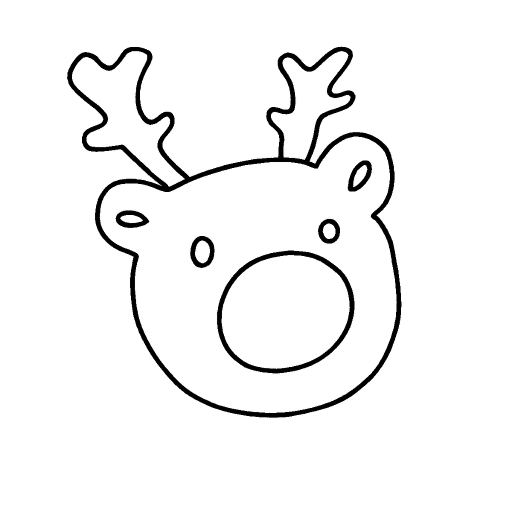
#> input picture frontend/basic_print/custom/2.png, 1024 x 1024 px, found by its file name (shown at 1/2 size)
$ python image_cv.py
#> lines starting #> are read from the running program, lines starting #| are printed output that depends on the picture; after the words box and inside, x2 and y2 are one past the last pixel; in counts of white or black regions, pixels touching at a corner belong together
#!/usr/bin/env python3
import cv2
import numpy as np
import os
import firebase_admin
from firebase_admin import credentials, db

# ============================
# 1. 설정 (Configuration)
# ============================
IMAGE_PATH = "/home/dell/rokey_robot_arm/frontend/basic_print/custom/2.png"
OUTPUT_DIR = "/home/dell/rokey_robot_arm/frontend/basic_print/custom/output"
CSV_POINTS = os.path.join(OUTPUT_DIR, "robot_path_points.csv")
CSV_BREAKS = os.path.join(OUTPUT_DIR, "contour_lengths.csv")
os.makedirs(OUTPUT_DIR, exist_ok=True)

# [🔥 Firebase 설정]
FIREBASE_KEY_PATH = "/home/dell/rokey_robot_arm/backend/rokey-ad6ec-firebase-adminsdk-fbsvc-848d4f8c3c.json"
FIREBASE_DB_URL = "https://rokey-ad6ec-default-rtdb.asia-southeast1.firebasedatabase.app"
FIREBASE_NODE = "test_drawing"  # DB 내 저장될 노드 이름

# 로봇 기준 파라미터
CAKE_DIAMETER_MM = 300.0
ROBOT_CENTER_X = 0.0
ROBOT_CENTER_Y = 0.0
ROBOT_CENTER_Z = -155.0
FLIP_Y_AXIS = True

# 이미지 전처리 파라미터
TARGET_SIZE_PX = 480

# [⭐ 중복선 제거 설정]
DEDUP_THICKNESS_PX = 6
DEDUP_OVERLAP_RATIO = 0.6

# 좌표 보정 파라미터
APPROX_EPSILON = 1.0
SMOOTHING_ITERATIONS = 2
RESAMPLE_STEP_PX = 2.0
MIN_PERIMETER = 40

# 끊긴 선 연결 설정
MAX_CONNECTION_GAP_PX = 15.0
FORCE_CONNECT_GAP_PX = 5.0

# 시각화
SHOW_PREVIEW = True

# ============================
# 2. Firebase 유틸리티
# ============================
def init_firebase():
    """Firebase 앱 초기화 (중복 초기화 방지)"""
    if not firebase_admin._apps:
        try:
            cred = credentials.Certificate(FIREBASE_KEY_PATH)
            firebase_admin.initialize_app(cred, {
                'databaseURL': FIREBASE_DB_URL
            })
            print("🔥 Firebase 연결 성공!")
        except Exception as e:
            print(f"❌ Firebase 연결 실패: {e}")
            return False
    return True

def upload_paths_to_firebase(paths_xyz):
    """
    Numpy 좌표 데이터를 Firebase에 업로드하기 좋은 JSON 형태로 변환하여 전송
    구조: [
        [{x:1, y:2, z:3}, {x:4, y:5, z:6}, ...],  # 획 1
        [{x:7, y:8, z:9}, ...],                   # 획 2
        ...
    ]
    """
    formatted_data = []

    for path in paths_xyz:
        stroke_points = []
        for point in path:
            # numpy float32 -> native python float 변환 필수 (JSON 직렬화 위해)
            stroke_points.append({
                "x": float(point[0]),
                "y": float(point[1]),
                "z": float(point[2])
            })
        formatted_data.append(stroke_points)

    try:
        ref = db.reference(FIREBASE_NODE)
        ref.set(formatted_data) # 기존 데이터 덮어쓰기 (set)
        print(f"🔥 Firebase 업로드 완료! (총 {len(formatted_data)}개의 획)")
    except Exception as e:
        print(f"❌ 데이터 업로드 실패: {e}")

# ============================
# 3. 이미지 처리 유틸리티 (Math)
# ============================
def resample_polyline(pts, step):
    if len(pts) < 2: return pts
    diffs = pts[1:] - pts[:-1]
    seglens = np.sqrt((diffs**2).sum(axis=1))
    total = seglens.sum()
    if total < 1e-6: return pts

    n = max(2, int(total / step) + 1)
    dist = np.linspace(0, total, n)
    cum = np.concatenate([[0], np.cumsum(seglens)])
    out = []
    j = 0
    for d in dist:
        while j < len(cum)-2 and d > cum[j+1]: j += 1
        d0, d1 = cum[j], cum[j+1]
        t = (d - d0) / max(d1 - d0, 1e-9)
        p = pts[j] * (1 - t) + pts[j+1] * t
        out.append(p)
    return np.array(out, dtype=np.float32)

def smooth_polyline(points, iterations=1):
    if len(points) < 3 or iterations <= 0: return points
    smoothed = points.copy()
    for _ in range(iterations):
        temp = smoothed.copy()
        temp[1:-1] = 0.25 * smoothed[:-2] + 0.5 * smoothed[1:-1] + 0.25 * smoothed[2:]
        smoothed = temp
    return smoothed

def dist2(a, b):
    return (a[0]-b[0])**2 + (a[1]-b[1])**2

# ============================
# 4. 중복 제거 및 연결 알고리즘
# ============================
def remove_overlapping_contours(contours, w, h, thickness=5, overlap_thresh=0.6):
    if not contours: return []
    sorted_contours = sorted(contours, key=lambda x: cv2.arcLength(x.reshape(-1,2).astype(np.float32), False), reverse=True)
    kept_contours = []
    occupancy_map = np.zeros((h, w), dtype=np.uint8)

    for cnt in sorted_contours:
        pts = cnt.reshape(-1, 2).astype(np.int32)
        pts[:, 0] = np.clip(pts[:, 0], 0, w-1)
        pts[:, 1] = np.clip(pts[:, 1], 0, h-1)

        overlap_count = 0
        total_points = len(pts)
        if total_points == 0: continue

        pixel_values = occupancy_map[pts[:, 1], pts[:, 0]]
        overlap_count = np.count_nonzero(pixel_values)
        overlap_ratio = overlap_count / total_points

        if overlap_ratio < overlap_thresh:
            kept_contours.append(cnt)
            cv2.polylines(occupancy_map, [pts], False, 255, thickness=thickness)
    return kept_contours

def connect_broken_contours_smart(contours, max_gap, force_gap):
    if not contours: return []
    pool = [c.reshape(-1, 2) for c in contours]
    merged = []

    while pool:
        current = list(pool.pop(0))
        while True:
            head, tail = current[0], current[-1]
            best_idx, best_mode, min_dist = -1, "", max_gap

            for i, other in enumerate(pool):
                o_head, o_tail = other[0], other[-1]
                d_th = np.linalg.norm(tail - o_head)
                d_tt = np.linalg.norm(tail - o_tail)
                d_ht = np.linalg.norm(head - o_tail)
                d_hh = np.linalg.norm(head - o_head)

                if d_th < min_dist: min_dist, best_idx, best_mode = d_th, i, 'th'
                if d_tt < min_dist: min_dist, best_idx, best_mode = d_tt, i, 'tt'
                if d_ht < min_dist: min_dist, best_idx, best_mode = d_ht, i, 'ht'
                if d_hh < min_dist: min_dist, best_idx, best_mode = d_hh, i, 'hh'

            if best_idx != -1:
                match = list(pool.pop(best_idx))
                if best_mode == 'th': current.extend(match)
                elif best_mode == 'tt': current.extend(match[::-1])
                elif best_mode == 'ht': current = match + current
                elif best_mode == 'hh': current = match[::-1] + current
            else:
                break
        merged.append(np.array(current, dtype=np.float32))
    return merged

def sort_contours_nearest(contours):
    if not contours: return []
    lengths = [len(c) for c in contours]
    start_idx = np.argmax(lengths)
    ordered = [contours[start_idx]]
    remaining = [c for i, c in enumerate(contours) if i != start_idx]
    current_pt = ordered[-1][-1]

    while remaining:
        best_idx, best_dist, reverse_flag = -1, float('inf'), False
        for i, cnt in enumerate(remaining):
            d_start = dist2(current_pt, cnt[0])
            d_end = dist2(current_pt, cnt[-1])
            if d_start < best_dist: best_dist, best_idx, reverse_flag = d_start, i, False
            if d_end < best_dist: best_dist, best_idx, reverse_flag = d_end, i, True

        nxt = remaining.pop(best_idx)
        if reverse_flag: nxt = nxt[::-1]
        ordered.append(nxt)
        current_pt = ordered[-1][-1]
    return ordered

# ============================
# 5. 전처리 및 스켈레톤
# ============================
def preprocess_image_smart(img_gray, target_size):
    h, w = img_gray.shape
    scale = target_size / max(h, w)
    new_w, new_h = int(w * scale), int(h * scale)
    resized = cv2.resize(img_gray, (new_w, new_h), interpolation=cv2.INTER_AREA)
    canvas = np.full((target_size, target_size), 255, dtype=np.uint8)
    x_off, y_off = (target_size - new_w)//2, (target_size - new_h)//2
    canvas[y_off:y_off+new_h, x_off:x_off+new_w] = resized
    _, binary = cv2.threshold(canvas, 127, 255, cv2.THRESH_BINARY_INV | cv2.THRESH_OTSU)
    binary = cv2.morphologyEx(binary, cv2.MORPH_CLOSE, np.ones((3,3), np.uint8))
    return binary

def get_skeleton(binary_img):
    if hasattr(cv2, "ximgproc") and hasattr(cv2.ximgproc, "thinning"):
        try:
            return cv2.ximgproc.thinning(binary_img, thinningType=cv2.ximgproc.THINNING_ZHANGSUEN)
        except: pass

    skel = np.zeros_like(binary_img)
    temp = binary_img.copy()
    cross = cv2.getStructuringElement(cv2.MORPH_CROSS, (3,3))
    while cv2.countNonZero(temp) > 0:
        eroded = cv2.erode(temp, cross)
        opened = cv2.dilate(eroded, cross)
        subset = cv2.subtract(temp, opened)
        skel = cv2.bitwise_or(skel, subset)
        temp = eroded
    return skel

def normalize_uv(pts, w, h):
    uv = np.zeros_like(pts, dtype=np.float32)
    uv[:,0] = (pts[:,0] - w/2) / (w/2)
    uv[:,1] = (pts[:,1] - h/2) / (h/2)
    if FLIP_Y_AXIS: uv[:,1] *= -1
    return uv

def uv_to_robot(uv):
    R = CAKE_DIAMETER_MM / 2
    X = ROBOT_CENTER_X + uv[:,0] * R
    Y = ROBOT_CENTER_Y + uv[:,1] * R
    Z = np.full(len(uv), ROBOT_CENTER_Z)
    return np.stack([X,Y,Z], axis=1)

# ============================
# 6. 메인 실행
# ============================
def main():
    # Firebase 초기화
    init_firebase()

    img = cv2.imread(IMAGE_PATH, cv2.IMREAD_GRAYSCALE)
    if img is None:
        print(f"❌ 이미지를 찾을 수 없습니다: {IMAGE_PATH}")
        return

    # 1. 전처리 (Resize + Threshold)
    proc_img = preprocess_image_smart(img, TARGET_SIZE_PX)
#> in preprocess_image_smart, `resized = cv2.resize(img_gray, (new_w, new_h), interpolation=cv2.INTER..`:
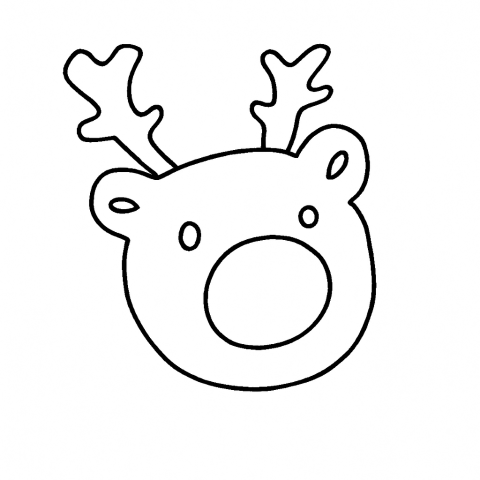
#> resized: shape (480, 480); min 0, max 255, mean 243.4
#> in preprocess_image_smart, `_, binary = cv2.threshold(canvas, 127, 255, cv2.THRESH_BINARY_INV | cv..`:
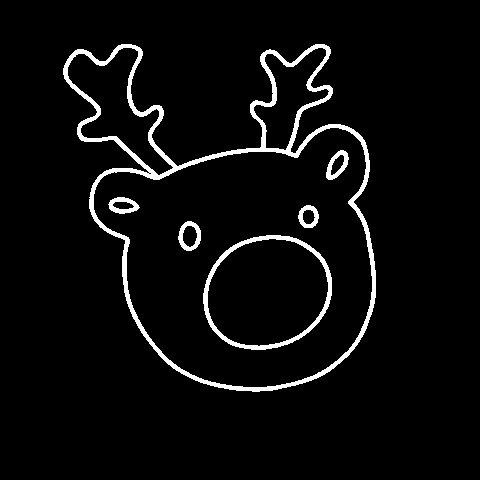
#> binary: shape (480, 480); 4.5% white; 6 white regions, box (x1, y1, x2, y2) and area: (63, 44, 376, 392) 7615, (203, 235, 332, 350) 1652, (178, 221, 201, 251) 310, (326, 150, 349, 180) 298, (108, 197, 140, 214) 279, (298, 205, 319, 228) 245
    H, W = proc_img.shape

    # 2. 스켈레톤 (뼈대 추출)
    skel = get_skeleton(proc_img)
#> in get_skeleton, `return cv2.ximgproc.thinning(binary_img, thinningType=cv2.ximgproc.THI..`:
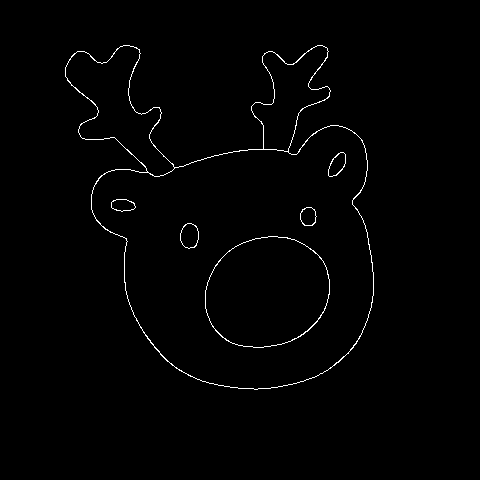
#> returned value: shape (480, 480); 1% white in thin lines or dots, all inside (x1, y1, x2, y2) = (65, 45, 374, 390)

    # 3. 기본 컨투어 추출 및 보정
    contours, _ = cv2.findContours(skel, cv2.RETR_LIST, cv2.CHAIN_APPROX_NONE)
#> contours = 14 contours; largest, box (x1, y1, x2, y2) and area: (65, 45, 374, 390) 64473, (91, 125, 374, 390) 53929, (205, 236, 330, 348) 10888, (205, 236, 330, 348) 10840, (65, 45, 175, 177) 6198
    raw_contours = []
    for cnt in contours:
        if cv2.arcLength(cnt, False) < MIN_PERIMETER: continue
        pts = cnt.reshape(-1, 2).astype(np.float32)
        pts = cv2.approxPolyDP(pts, APPROX_EPSILON, False).reshape(-1, 2)
        pts = resample_polyline(pts, RESAMPLE_STEP_PX)
        pts = smooth_polyline(pts, SMOOTHING_ITERATIONS)
        pts = resample_polyline(pts, RESAMPLE_STEP_PX)
        if len(pts) > 1: raw_contours.append(pts)
#> this loop made 14 passes
#> after the loop, raw_contours = 14 point arrays, longest 821 points

    print(f"🔹 1차 추출 개수: {len(raw_contours)}")
#| 🔹 1차 추출 개수: 14

    # 4. 중복선 제거
    unique_contours = remove_overlapping_contours(
        raw_contours, W, H,
        thickness=DEDUP_THICKNESS_PX,
        overlap_thresh=DEDUP_OVERLAP_RATIO
    )
#> the loop in remove_overlapping_contours, `for cnt in sorted_contours:` made 14 passes
#> (overlap_count, total_points, overlap_ratio) on passes 1 to 8: (0, 821, 0), (439, 463, 0.948), (216, 229, 0.943), (0, 186, 0), (186, 186, 1), (171, 182, 0.94), (0, 34, 0), (32, 32, 1)
#> after the loop in remove_overlapping_contours, `for cnt in sorted_contours:`:
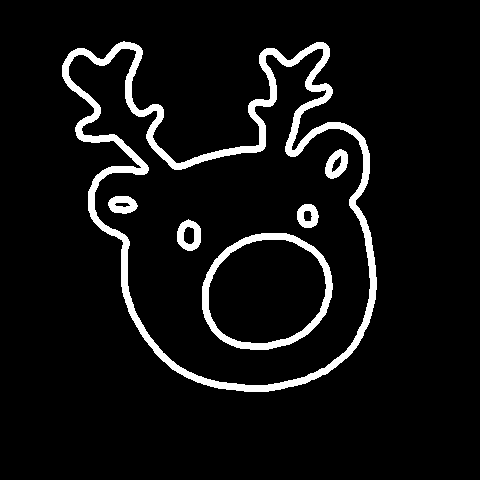
#> occupancy_map: shape (480, 480); 6.7% white; 6 white regions, box (x1, y1, x2, y2) and area: (62, 41, 377, 392) 11242, (202, 233, 333, 350) 2557, (177, 219, 201, 251) 460, (325, 149, 348, 179) 423, (108, 196, 138, 214) 380, (297, 204, 319, 228) 359
#> after the loop in remove_overlapping_contours, `for cnt in sorted_contours:`: kept_contours = 6 point arrays, longest 821 points
#> unique_contours = 6 point arrays, longest 821 points
    print(f"🔹 중복 제거 후 개수: {len(unique_contours)}")
#| 🔹 중복 제거 후 개수: 6

    # 5. 끊긴 선 연결
    connected_contours = connect_broken_contours_smart(
        unique_contours,
        max_gap=MAX_CONNECTION_GAP_PX,
        force_gap=FORCE_CONNECT_GAP_PX
    )
#> the loop in connect_broken_contours_smart, `while pool:` made 6 passes
#> connected_contours = 6 point arrays, longest 821 points
    print(f"🔹 연결 후 개수: {len(connected_contours)}")
#| 🔹 연결 후 개수: 6

    # 6. 정렬
    final_contours = sort_contours_nearest(connected_contours)
#> in sort_contours_nearest, `lengths = [len(c) for c in contours]`: lengths = [821, 186, 34, 31, 28, 27]
#> in sort_contours_nearest, `start_idx = np.argmax(lengths)`: start_idx = 0
#> in sort_contours_nearest, `ordered = [contours[start_idx]]`: ordered = 1 point arrays, longest 821 points
#> in sort_contours_nearest, `remaining = [c for i, c in enumerate(contours) if i != start_idx]`: remaining = 5 point arrays, longest 186 points
#> in sort_contours_nearest, `current_pt = ordered[-1][-1]`: current_pt = [124, 45]
#> the loop in sort_contours_nearest, `while remaining:` made 5 passes
#> current_pt on passes 1 to 5: [116, 199], [188, 223], [269, 236], [307, 207], [341, 152]
#> after the loop in sort_contours_nearest, `while remaining:`: ordered = 6 point arrays, longest 821 points
#> final_contours = 6 point arrays, longest 821 points
    print(f"🔹 최종 경로 개수: {len(final_contours)}")
#| 🔹 최종 경로 개수: 6

    # 7. 데이터 변환 및 시각화
    paths_xyz = []
    lengths = []
    vis = cv2.cvtColor(proc_img, cv2.COLOR_GRAY2BGR)
#> vis: shape (480, 480, 3); 4.5% white; 6 white regions, box (x1, y1, x2, y2) and area: (63, 44, 376, 392) 7644, (203, 235, 332, 350) 1654, (178, 221, 201, 251) 312, (326, 150, 349, 180) 300, (108, 197, 140, 214) 282, (298, 205, 319, 228) 246
    vis = 255 - vis # 배경 흰색 반전

    for i, pts in enumerate(final_contours):
        uv = normalize_uv(pts, W, H)
        xyz = uv_to_robot(uv)
        paths_xyz.append(xyz)
        lengths.append(len(xyz))

        # Draw
        pts_int = pts.astype(np.int32)
        color = ((i*60)%180, (i*140)%180, 200)
        cv2.polylines(vis, [pts_int], False, color, 2, cv2.LINE_AA)
        cv2.putText(vis, str(i), tuple(pts_int[0]), cv2.FONT_HERSHEY_SIMPLEX, 0.5, (0,0,0), 2)
#> this loop made 6 passes
#> color on passes 1 to 6: (0, 0, 200), (60, 140, 200), (120, 100, 200), (0, 60, 200), (60, 20, 200), (120, 160, 200)
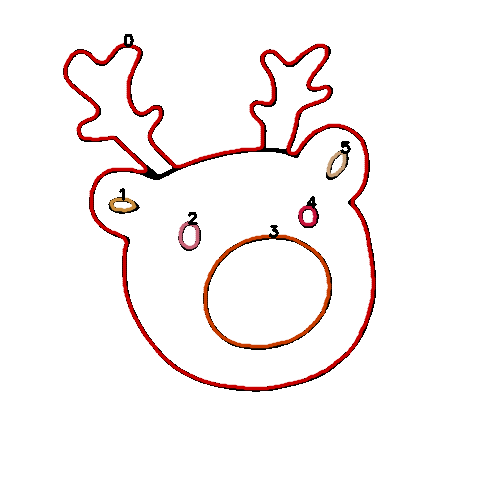
#> vis: shape (480, 480, 3); mean B, G, R 242.6, 243, 249.2
#> after the loop, lengths = [821, 28, 34, 186, 27, 31]; paths_xyz = 6 items

    # [🔥 Firebase 업로드]
    if paths_xyz:
        print("🚀 Firebase 업로드 시작...")
        upload_paths_to_firebase(paths_xyz)
#> the loop in upload_paths_to_firebase, `for path in paths_xyz:` made 6 passes
#| 🔥 Firebase 업로드 완료! (총 6개의 획)
    else:
        print("⚠️ 업로드할 경로 데이터가 없습니다.")

    # Save CSV (Backup)
    all_pts = np.vstack(paths_xyz) if paths_xyz else np.zeros((0,3))
#> all_pts = 1127 rows, first 8: [-73.12, 121.9, -155], [-74.24, 121.3, -155], [-75.35, 120.7, -155], [-76.41, 120.1, -155], [-77.35, 119.3, -155], [-78.18, 118.3, -155], [-78.96, 117.3, -155], [-79.74, 116.4, -155]
    np.savetxt(CSV_POINTS, all_pts, delimiter=",", header="X,Y,Z", comments="", fmt="%.3f")
    np.savetxt(CSV_BREAKS, np.array(lengths), delimiter=",", header="length", comments="", fmt="%d")

    preview_file = os.path.join(OUTPUT_DIR, "preview_final.png")
    cv2.imwrite(preview_file, vis)

    print(f"✅ 로컬 저장 완료! 미리보기: {preview_file}")
    if SHOW_PREVIEW:
        cv2.imshow("Final Result", vis)
        cv2.waitKey(0)
        cv2.destroyAllWindows()

if __name__ == "__main__":
    main()

$ run again, with frontend/basic_print/custom/4.png copied over frontend/basic_print/custom/2.png
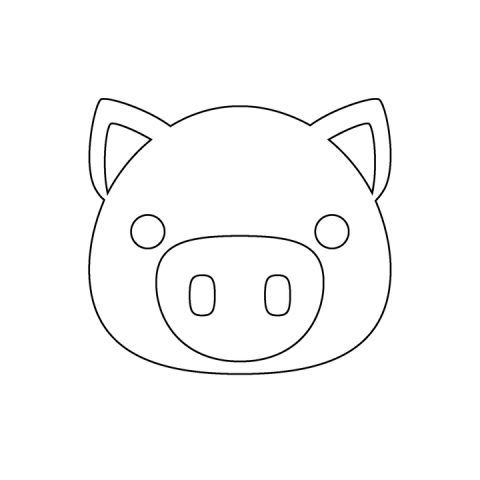
#> input picture frontend/basic_print/custom/4.png, 480 x 480 px, found by its file name
#> in main, img is the input picture: shape (480, 480); min 0, max 255, mean 250.2
#> contours = 16 contours; largest, box (x1, y1, x2, y2) and area: (88, 98, 391, 374) 73178, (88, 98, 391, 374) 73177, (155, 235, 324, 361) 17359, (155, 235, 324, 361) 17358, (104, 123, 149, 194) 1576
#> the loop in main, `for cnt in contours:` made 16 passes
#> after the loop in main, `for cnt in contours:`: raw_contours = 16 point arrays, longest 534 points
#| 🔹 1차 추출 개수: 16
#> the loop in remove_overlapping_contours, `for cnt in sorted_contours:` made 16 passes
#> (overlap_count, total_points, overlap_ratio) on passes 1 to 8: (0, 534, 0), (534, 534, 1), (0, 239, 0), (239, 239, 1), (0, 89, 0), (0, 88, 0), (85, 85, 1), (84, 84, 1)
#> after the loop in remove_overlapping_contours, `for cnt in sorted_contours:`:
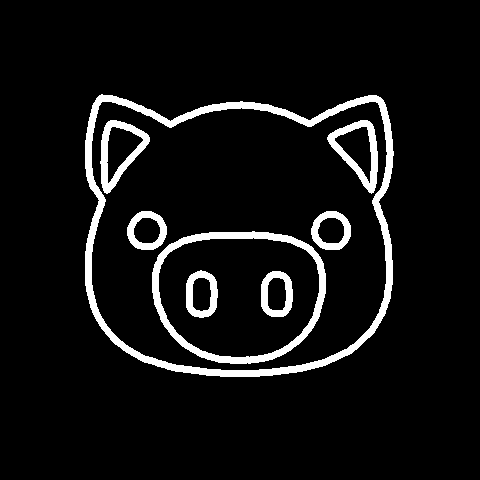
#> occupancy_map: shape (480, 480); 7% white; 8 white regions, largest, box (x1, y1, x2, y2) and area: (85, 94, 394, 377) 7424, (152, 231, 326, 364) 3308, (327, 120, 378, 194) 1194
#> after the loop in remove_overlapping_contours, `for cnt in sorted_contours:`: kept_contours = 8 point arrays, longest 534 points
#| 🔹 중복 제거 후 개수: 8
#> the loop in connect_broken_contours_smart, `while pool:` made 8 passes
#| 🔹 연결 후 개수: 8
#> in sort_contours_nearest, `lengths = [len(c) for c in contours]`: lengths = [534, 239, 89, 88, 55, 55, 52, 52]
#> start_idx = 0
#> in sort_contours_nearest, `ordered = [contours[start_idx]]`: ordered = 1 point arrays, longest 534 points
#> remaining = 7 point arrays, longest 239 points
#> in sort_contours_nearest, `current_pt = ordered[-1][-1]`: current_pt = [102, 98]
#> the loop in sort_contours_nearest, `while remaining:` made 7 passes
#> current_pt on passes 1 to 7: [112, 123], [145, 214], [219, 235], [200, 274], [276, 274], [330, 214], [364, 123]
#> after the loop in sort_contours_nearest, `while remaining:`: ordered = 8 point arrays, longest 534 points
#| 🔹 최종 경로 개수: 8
#> the loop in main, `for i, pts in enumerate(final_contours):` made 8 passes
#> color on passes 1 to 8: (0, 0, 200), (60, 140, 200), (120, 100, 200), (0, 60, 200), (60, 20, 200), (120, 160, 200), (0, 120, 200), (60, 80, 200)
#> after the loop in main, `for i, pts in enumerate(final_contours):`:
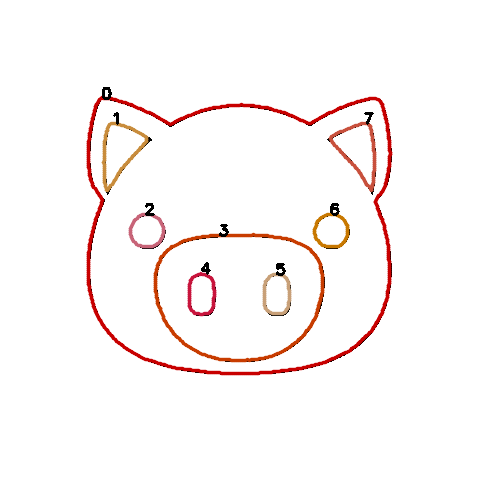
#> vis: shape (480, 480, 3); mean B, G, R 245.5, 246.4, 251.9
#> after the loop in main, `for i, pts in enumerate(final_contours):`: lengths = [534, 88, 52, 239, 55, 55, 52, 89]; paths_xyz = 8 items
#> the loop in upload_paths_to_firebase, `for path in paths_xyz:` made 8 passes
#| 🔥 Firebase 업로드 완료! (총 8개의 획)
#> all_pts = 1164 rows, first 8: [-86.88, 88.75, -155], [-87.54, 87.69, -155], [-88.2, 86.63, -155], [-88.86, 85.56, -155], [-89.48, 84.47, -155], [-90, 83.34, -155], [-90.41, 82.15, -155], [-90.75, 80.95, -155]
